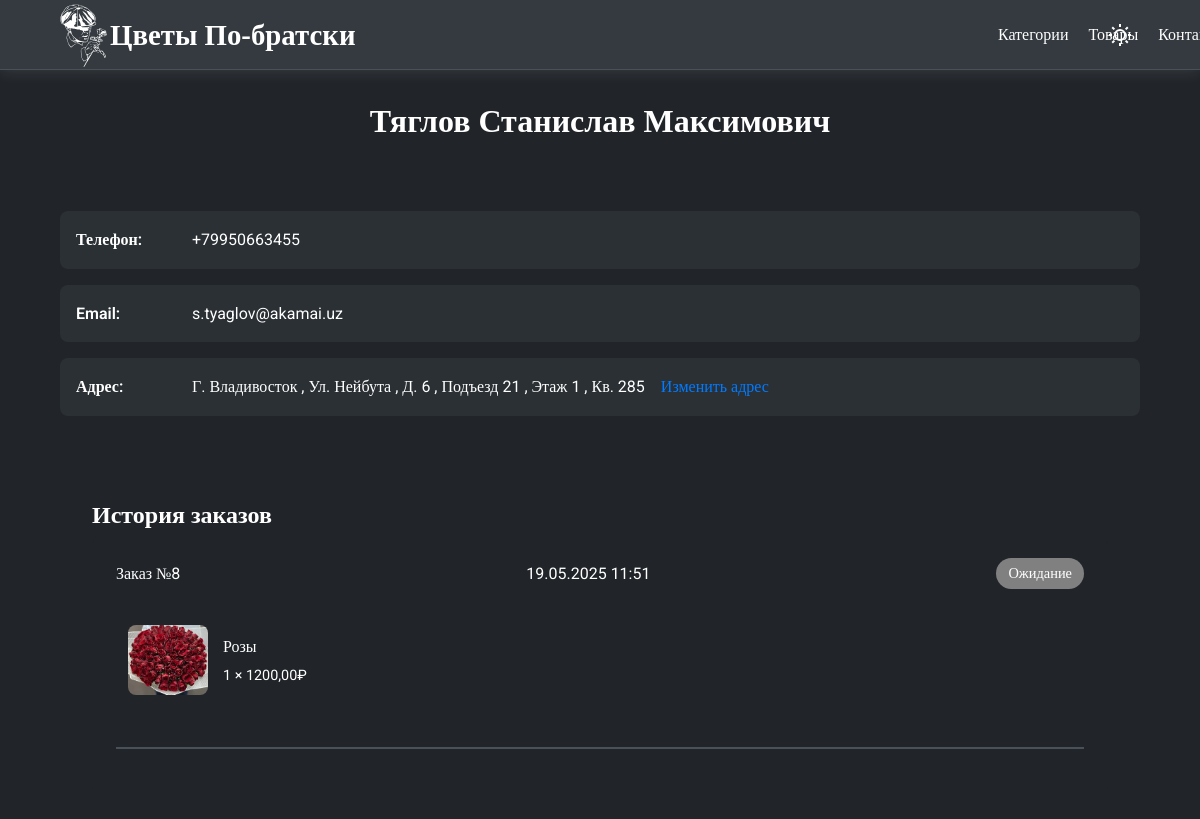
Page /profile/ (signed in, upper part) on the earlier database version.
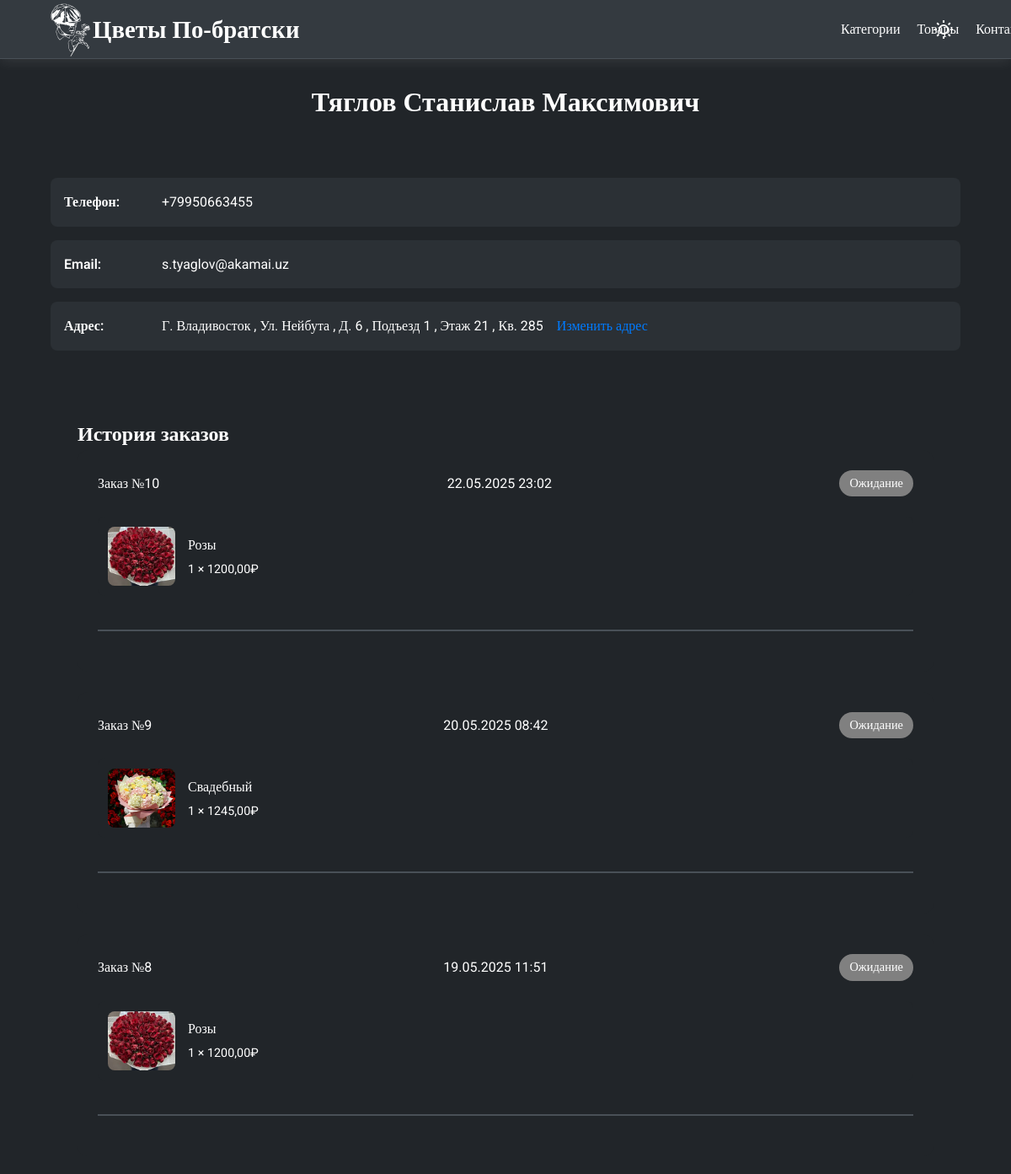
Same page on the later database version.
### users/models.py (models this page shows, shortened)
class CustomUser(AbstractBaseUser, PermissionsMixin):
    phone_regex = RegexValidator(
        regex=r"^\+?1?\d{9,15}$",
        message="Номер телефона должен быть в формате: '+79991234567'",
    )
    phone_number = models.CharField(
        "Номер телефона", validators=[phone_regex], max_length=17, unique=True
    )
    email = models.EmailField("Email", unique=True)
    full_name = models.CharField("ФИО", max_length=150)
    is_staff = models.BooleanField(default=False)
    is_active = models.BooleanField(default=True)
    date_joined = models.DateTimeField("Дата регистрации", default=timezone.now)
    city = models.CharField(
        max_length=100, blank=True, verbose_name="Город", help_text="Город доставки"
    )
    street = models.CharField(
        max_length=100,
        blank=True,
        verbose_name="Улица",
        help_text="Название улицы без слова 'улица'",
    )
    house = models.CharField(
        max_length=20,
        blank=True,
        verbose_name="Дом",
        help_text="Формат: 14к2, 34/2, 12стр5",
    )
    entrance = models.PositiveIntegerField(
        null=True, blank=True, verbose_name="Подъезд"
    )
    floor = models.PositiveIntegerField(null=True, blank=True, verbose_name="Этаж")
    apartment = models.CharField(
        max_length=20,
        blank=True,
        verbose_name="Квартира",
        help_text="Номер квартиры или офиса",
    )
    objects = CustomUserManager()
    USERNAME_FIELD = "phone_number"
    REQUIRED_FIELDS = ["email", "full_name"]
    class Meta:
        verbose_name = "Пользователь"
        verbose_name_plural = "Пользователи"

### orders/models.py (models this page shows, shortened)
class Order(models.Model):
    STATUS_CHOICES = [
        ("pending", "Ожидание"),
        ("confirmed", "Успешно"),
        ("rejected", "Неуспешно"),
    ]
    DELIVERY_CHOICES = [
        ("pickup", "Самовывоз"),
        ("delivery", "Доставка"),
    ]
    user = models.ForeignKey(
        settings.AUTH_USER_MODEL,  # ← Правильный порядок: сначала модель
        on_delete=models.CASCADE,
        related_name="orders",
    )
    created_at = models.DateTimeField(auto_now_add=True)
    delivery_type = models.CharField(max_length=20, choices=DELIVERY_CHOICES)
    delivery_date = models.DateField()
    delivery_time = models.TimeField()
    comment = models.TextField(
        blank=True,
        verbose_name="Комментарий",
        help_text="Дополнительная информация для доставки",
    )
    total_price = models.DecimalField(
        max_digits=10,
        decimal_places=2,
        null=True,  # ← Теперь может быть NULL
        blank=True,
    )
    status = models.CharField(max_length=20, choices=STATUS_CHOICES, default="pending")
    class Meta:
        indexes = [
            models.Index(fields=["user", "-created_at"]),
        ]

class OrderItem(models.Model):
    order = models.ForeignKey(Order, related_name="items", on_delete=models.CASCADE)
    product = models.ForeignKey(Product, on_delete=models.CASCADE)
    quantity = models.PositiveIntegerField()
    price = models.DecimalField(max_digits=10, decimal_places=2)

### main/models.py (models this page shows, shortened)
class Product(models.Model):
    category = models.ForeignKey(
        Category,
        related_name="products",
        on_delete=models.CASCADE,
        verbose_name="категория",
    )
    name = models.CharField(max_length=150, verbose_name="название товара")
    slug = models.SlugField(
        max_length=150,
        unique=True,
        verbose_name="Ссылка на товар (заполняется автоматически)",
    )
    image = models.ImageField(
        upload_to="products/%Y/%m/%d", blank=True, verbose_name="Изображение"
    )
    description = RichTextField(
        blank=True, verbose_name="Описание букета (не обязательно)"
    )
    price = models.DecimalField(
        max_digits=10, decimal_places=0, verbose_name="стоимость"
    )
    available = models.BooleanField(default=True, verbose_name="доступно ли")
    created = models.DateTimeField(auto_now_add=True, verbose_name="Дата создания")
    updated = models.DateTimeField(auto_now=True, verbose_name="Дата обновления")
    discount = models.DecimalField(
        default=0, max_digits=4, decimal_places=0, verbose_name="скидка в процентах"
    )
    quantity = models.IntegerField(blank=False, verbose_name="количество", default=1)
    purchased = models.IntegerField(
        blank=True, verbose_name="количество продаж", default=0
    )
    class Meta:
        ordering = [
            "name",
        ]
        indexes = [
            models.Index(fields=["id", "slug"]),
            models.Index(fields=["name"]),
            models.Index(fields=["-created"]),
        ]
        verbose_name = "товар"
        verbose_name_plural = "товары"

### users/views.py (the view)
# urls.py: path("", ProfileView.as_view(), name="profile"),
class ProfileView(LoginRequiredMixin, generic.DateDetailView):
    model = CustomUser
    template_name = "users/profile.html"
    context_object_name = "user"
    def get_object(self):
        return self.request.user
    def get_context_data(self, **kwargs):
        context = super().get_context_data(**kwargs)
        context["orders"] = (
            self.object.orders.select_related("user")
            .prefetch_related("items__product")
            .all()
            .order_by("-created_at")
        )
        return context

### cart/context_processors.py (called while the page is built)
def cart(request):
    return {"cart": request.session.get(settings.CART_SESSION_ID, {})}

### users/templates/users/profile.html (shortened to what this page needs)
{% extends 'main/base.html' %}
{% load static %}
{% block content %}
  <main class="profile-page">
    <div class="profile-container">
      <div class="profile-header">
        <div class="avatar-section">
          <h1 class="user-name">{{ user.full_name }}</h1>
        </div>
        <div class="profile-info">
          <div class="info-item">
            <span class="info-label">Телефон:</span>
            <span class="info-value">{{ user.phone_number }}</span>
          </div>
          {% if user.email %}
            <div class="info-item">
              <span class="info-label">Email:</span>
              <span class="info-value">{{ user.email }}</span>
            </div>
          {% endif %}
          <div class="info-item">
            <span class="info-label">Адрес:</span>
            <span class="info-value">
            </span>
            <a href="{% url 'users:edit_address' %}" style="text-decoration: none; color: #007bff;">
              {% if not user.city and not user.street and not user.house and not user.entrance and not user.floor and not user.apartment %}
                Указать адрес
              {% else %}
                Изменить адрес
              {% endif %}
            </a>
          </div>
        </div>
      </div>
      {% if orders %}
        <section class="order-history">
          <h2 class="section-subtitle">История заказов</h2>
          <div class="order-list">
            {% for order in orders %}
              <div class="order-card">
                <div class="order-meta">
                  <span class="order-number">Заказ №{{ order.id }}</span>
                  <span class="order-date">{{ order.created_at|date:'d.m.Y H:i' }}</span>
                  {% if order.status == 'pending' %}
                    <span class="order-status pending" style="background-color: gray;">Ожидание</span>
                  {% elif order.status == 'confirmed' %}
                    <span class="order-status completed">Успешно</span>
                  {% elif order.status == 'rejected' %}
                    <span class="order-status rejected" style="background-color: red;">Неуспешно</span>
                  {% endif %}
                </div>
                <div class="order-content">
                  <div class="order-items">
                    {% for item in order.items.all %}
                      <div class="order-item">
                        <div class="item-image">
                          <img src="{{ item.product.image.url }}" alt="{{ item.product.name }}" class="order-item-image" />
                        </div>
                        <div class="item-info">
                          <span class="item-title">{{ item.product.name }}</span>
                          <div class="item-details">
                            <span>{{ item.quantity }} × {{ item.price }}₽</span>
                          </div>
                        </div>
                      </div>
                    {% endfor %}
                  </div>
                </div>
              </div>
            {% endfor %}
          </div>
        </section>
      {% endif %}
    </div>
  </main>
{% endblock %}

### main/templates/main/base.html (shortened to what this page needs)
{% load static %}
<!DOCTYPE html>
<html lang="ru" data-theme="light">
  <head>
    <link rel="stylesheet" href="{% static 'css/style.css' %} " />
  </head>
  <body>
    <header class="header">
      <a href="/" class="logo">
        <p>Цветы По-братски</p>
      </a>
      <nav class="nav-links">
        <a href="/#categories">Категории</a>
        <a href="{% url 'main:product_list' %}">Товары</a>
        <a href="#contact">Контакты</a>
      </nav>
      <button class="theme-toggle">
      </button>
    </header>
    {% block content %}
    {% endblock %}
  </body>
</html>

### main/static/css/style.css (style rules this page uses)
* { margin: 0; padding: 0; box-sizing: border-box; font-family: "Roboto"; }
:root { --bg-color: #212529; --text-color: #ffffff; --header-bg: #343a40; --card-bg: #2b3035; --border-color: #495057; --shadow-color: rgba(255, 255, 255, 0.1); }
body { background: var(--bg-color); color: var(--text-color); line-height: 1.6; transition: all 0.5s ease; overflow-x: hidden; }
.header { background: var(--header-bg); backdrop-filter: blur(10px); position: fixed; width: 100%; height: 70px; padding: 1rem 5%; display: flex; justify-content: space-between; align-items: center; box-shadow: 0 2px 15px var(--shadow-color); z-index: 1000; border-bottom: 1px solid var(--border-color); gap: 20px; }
.logo { display: flex; font-size: 1.8rem; font-weight: 700; text-decoration: none; transition: opacity 0.3s; height: auto; }
.logo p { color: var(--text-color); padding-top: 10px; font-family: "bimbimbambam"; }
.logo-svg { width: 50px; height: auto; transition: all 0.3s ease; }
.nav-links { display: flex; gap: 20px; }
.nav-links a { text-decoration: none; color: var(--text-color); font-weight: 500; transition: color 0.3s; position: relative; }
.nav-links a::after { content: ""; position: absolute; bottom: -5px; left: 0; width: 0; height: 2px; background: #adb5bd; transition: width 0.3s; }
.theme-toggle { margin-left: -900px; width: 40px; height: 40px; padding: 8px; background: none; border: none; cursor: pointer; }
.theme-toggle { position: relative; width: 40px; height: 40px; }
.theme-icon { position: absolute; top: 50%; left: 50%; transform: translate(-50%, -50%); width: 24px; height: 24px; transition: all 0.3s ease; }
.sun-icon { opacity: 1; visibility: visible; fill: var(--text-color); }
.item-image { width: 150px; height: 150px; border-radius: 8px; background-size: cover; background-position: center; }
.item-info { flex-grow: 1; }
.profile-page { padding: 6rem 5% 4rem; min-height: 100vh; }
.profile-header { display: grid; gap: 3rem; align-items: center; margin-bottom: 3rem; }
.user-name { text-align: center; font-size: 2rem; margin-bottom: 1rem; }
.profile-info { display: flex; flex-direction: column; gap: 1rem; }
.info-item { display: flex; gap: 1rem; padding: 1rem; background: var(--card-bg); border-radius: 8px; }
.info-label { font-weight: 600; min-width: 100px; }
.order-history { padding: 2rem; border-radius: 16px; }
.order-card { background: var(--bg-color); border-radius: 12px; padding: 1.5rem; margin-bottom: 1.5rem; }
.order-meta { display: flex; justify-content: space-between; align-items: center; margin-bottom: 1rem; }
.order-status { padding: 4px 12px; border-radius: 20px; font-size: 0.9rem; }
.order-items { display: flex; flex-direction: column; gap: 0.8rem; margin-bottom: 1rem; }
.order-item { display: flex; gap: 15px; padding: 12px; background: var(--bg-color); border-radius: 8px; margin-bottom: 1rem; transition: transform 0.3s ease; }
.item-image { flex: 0 0 80px; height: 80px; border-radius: 6px; overflow: hidden; position: relative; }
.order-item-image { width: 100%; height: 100%; object-fit: cover; transition: transform 0.3s ease; }
.item-info { flex-grow: 1; display: flex; flex-direction: column; justify-content: center; }
.item-title { font-weight: 500; margin-bottom: 4px; }
.item-details { display: flex; justify-content: space-between; align-items: center; gap: 15px; color: var(--text-muted); font-size: 0.9rem; }
.order-items { margin: 1.5rem 0; border-bottom: 2px solid var(--border-color); padding-bottom: 1rem; }
.order-item { display: flex; gap: 15px; margin-bottom: 1.5rem; }
.item-image { width: 70px; height: 70px; border-radius: 8px; background-size: cover; }

Differences in the rows shown:
changed CustomUser "Тяглов Станислав Максимович": city+street+house "Г. Владивосток , Ул. Нейбута , Д. 6 , Подъезд 21 , Этаж 1 , Кв. 285" → "Г. Владивосток , Ул. Нейбута , Д. 6 , Подъезд 1 , Этаж 21 , Кв. 285"
added Order: id "10", created_at "22.05.2025 23:02", status "Ожидание"
added OrderItem: product.image (picture), product.name "Розы", quantity "1", price "1200,00", shown under "10"
added Order: id "9", created_at "20.05.2025 08:42", status "Ожидание"
added OrderItem: product.image (picture), product.name "Свадебный", quantity "1", price "1245,00", shown under "9"
